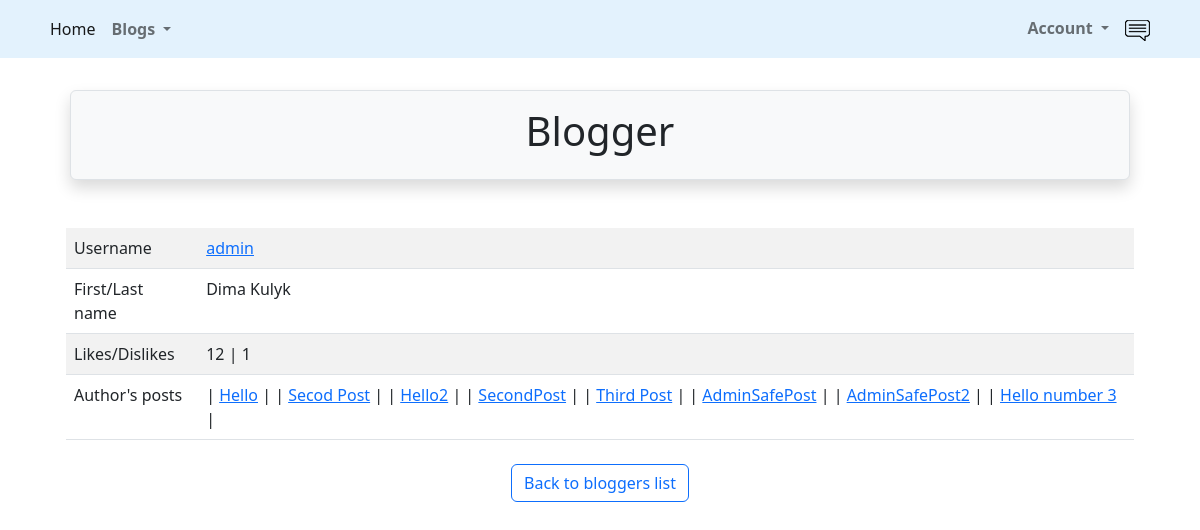
The page /posts/bloggers/blogger/1 (signed in) on the database as committed earlier.
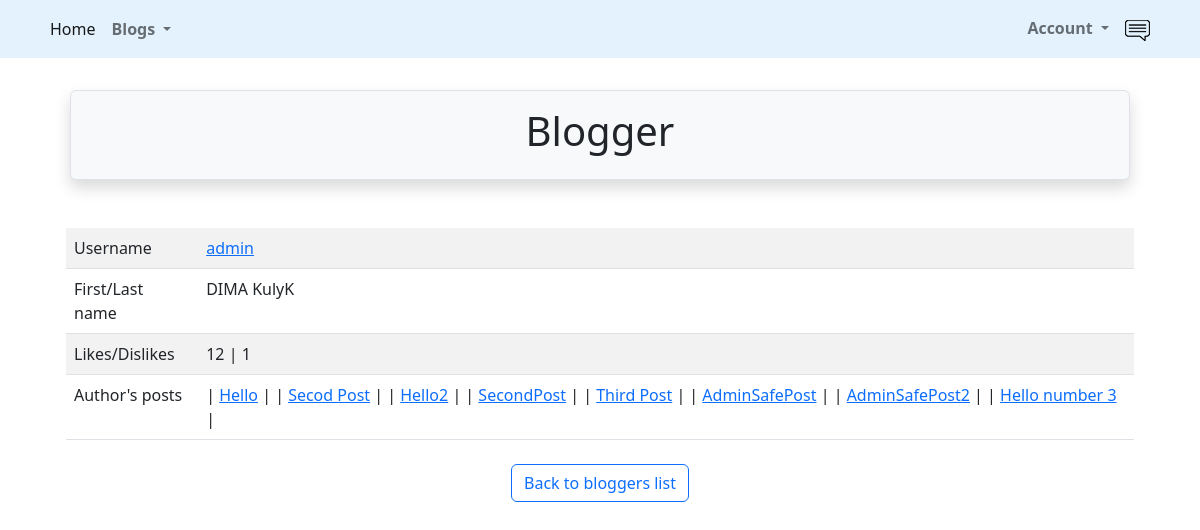
The same page on the database as committed later.
### src/accounts/models.py (models this page shows, shortened)
class User(AbstractUser):
    is_activated = models.BooleanField(default=True, db_index=True)
    avatar = models.ImageField(upload_to=avatar_place, default='profile/default.png')
    birthday = models.DateField(null=True, blank=True)
    city = models.CharField(max_length=50, null=True, blank=True)
    class Meta(AbstractUser.Meta):
        db_table = 'user'

### src/post/views.py (the view)
# urls.py: path('bloggers/blogger/<int:pk>', BloggerDetails.as_view(), name='blogger_detail'),
class BloggerDetails(LoginRequiredMixin, DetailView):
    model = User
    template_name = 'bloggers/blogger_details.html'
    def get_context_data(self, **kwargs):
        context = super().get_context_data()
        context['likes'] = User.objects.filter(
            likes__author=self.kwargs['pk']).prefetch_related('likes')
        context['dislikes'] = User.objects.filter(
            dislikes__author=self.kwargs['pk']).prefetch_related('dislikes')
        context['posts'] = Posts.objects.filter(author_id=self.kwargs['pk']).order_by('create_date')
        return context

### src/post/templates/bloggers/blogger_details.html (shortened to what this page needs)
{% extends 'base.html' %}
{% block header %}
    Blogger {{ blogger.username|title }}
{% endblock %}
{% block content %}
    <div class="container">
        <div class="row">
            <div class="col-sm">
                <table class="table table-striped">
                    <tbody>
                        <tr>
                            <td>Username</td>
                            <td><a href="{% url 'accounts:bloggers_profile' user.pk %}">{{ user.username }}</a></td>
                        </tr>
                        <tr>
                            <td>First/Last name</td>
                            <td>{% if user.last_name %} {{ user.first_name }} {{ user.last_name }}
                            {% else %} This field is empty {% endif %}</td>
                        </tr>
                        <tr>
                            <td>Likes/Dislikes</td>
                            <td>{{ likes.count }} | {{ dislikes.count }}</td>
                        </tr>
                        <tr>
                            <td>Author's posts</td>
                            <td>{% if posts %}{% for post in posts %} | <a href="{% url 'posts:detail' uuid=post.uuid %}">
                                    {{ post.title }}</a> |
                            {% endfor %} {% else %} Blogger didn't make any posts yet {% endif %}</td>
                        </tr>
                    </tbody>
              </table>
            </div>
        </div>
    <div align="center">
                <a class="btn btn-outline-primary m-2" href="{% url 'posts:blogger_list' %}">Back to bloggers list</a>
        </div>
{% endblock %}

Rows that differ between the two databases and show on the page:
changed User "admin": first_name "Dima" → "DIMA"; last_name "Kulyk" → "KulyK"
